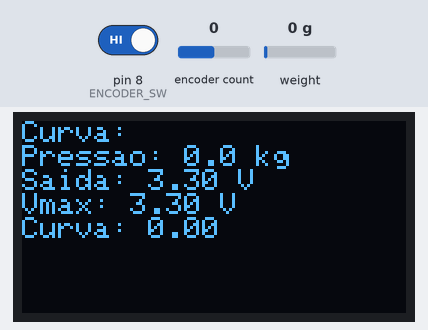
The sketch below on a simulated Arduino Nano, built with avr-gcc and run on an emulated ATmega328P. Shown: 128×64 one-colour display. The inputs (shaded band) are chosen by the test bench; at power-on: encoder count 0, pin 8 (ENCODER_SW) HIGH, weight on the scale 0 g. What the sketch prints to the serial monitor is not drawn.

Above: at 1.2 s.
1.3 s: encoder count set to 1
At 1.9 s:
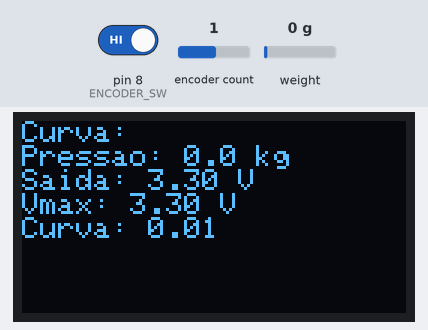
2.8 s: pin 8 (ENCODER_SW) driven LOW
At 3.6 s:
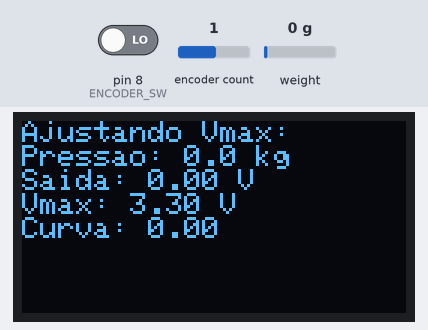
4.6 s: encoder count set to 0
At 5.7 s:
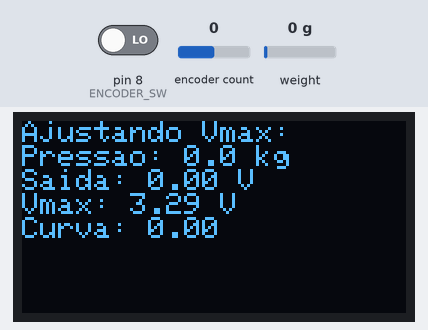
6.1 s: encoder count set to -1
At 16.7 s:
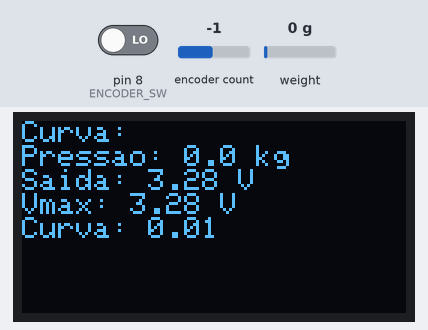
Timing chart, 0 to 17.8 s (numbered marks = the images above; inputs shaded):
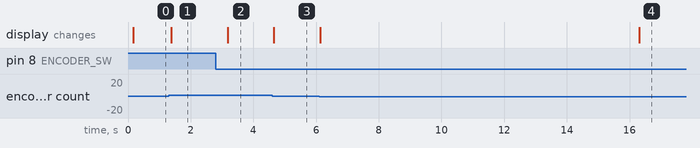

Measured:
- after the input at 1.3 s, the display: changes after 0.07 s (image 1)
- after the input at 2.8 s, the display: changes after 0.38 s (image 2)
- after the input at 4.6 s, the display: changes at once (image 3)
- after the input at 6.1 s, the display: first changes at once (image 4 shows a later state)

The sketch:

G29BS_V1_004.ino
```cpp
/*
   Versão: v1.004 com Rotary Encoder para Ajustes
   Autor: Renato Brant
   Data: 2024

   Alterações nesta versão:
   1. Substituição dos potenciômetros por rotary encoder (CLK: D9, DT: D10, SW: D8).
   2. Ajuste da inclinação da curva ao girar o encoder.
   3. Modo de configuração para ajustar o nível zero (Vmax) ao pressionar o botão do encoder.
   4. Retorno automático ao modo normal após 10 segundos de inatividade no modo de configuração.
*/

#include <Wire.h>              // Biblioteca para comunicação I2C
#include <Adafruit_MCP4725.h>  // Biblioteca para o MCP4725 DAC
#include <HX711.h>             // Biblioteca para o HX711
#include <Adafruit_GFX.h>      // Biblioteca para gráficos na tela OLED
#include <Adafruit_SSD1306.h>  // Biblioteca para display OLED SSD1306
#include <Encoder.h>           // Biblioteca para o Rotary Encoder

// Definições dos pinos para o HX711, encoder e OLED
#define DT_PIN 5
#define SCK_PIN 4
#define ENCODER_CLK 9
#define ENCODER_DT 10
#define ENCODER_SW 8
#define OLED_RESET -1          // Reset do display OLED, não necessário no Nano

// Configuração do HX711
HX711 scale;
const float CALIBRATION_FACTOR = -44.765419; // Fator de calibração da célula de carga
const long OFFSET = 1877599;                 // Offset inicial para zero

// Configuração do MCP4725
Adafruit_MCP4725 dac;
const int MCP4725_I2C_ADDRESS = 0x60; // Endereço padrão I2C do MCP4725

// Configuração do display OLED
Adafruit_SSD1306 display(128, 64, &Wire, OLED_RESET);
const int GRAPH_WIDTH = 122;      // Largura do gráfico ajustada (em pixels)
const int GRAPH_HEIGHT = 64;      // Altura do gráfico (em pixels)
const float MIN_VOLTAGE = 1.47;   // Tensão mínima fixa para o MCP4725 (pedal pressionado)

// Configuração do Rotary Encoder
Encoder encoder(ENCODER_CLK, ENCODER_DT);
int lastEncoderPosition = 0;
bool encoderPressed = false;

// Parâmetros ajustáveis
float maxVoltage = 3.3;           // Nível zero inicial (Vmax)
float curveFactor = 0.0;          // Inclinação da curva inicial

// Estado do sistema
enum State {
  NORMAL_MODE,
  CONFIG_VMAX
};
State currentState = NORMAL_MODE;

unsigned long lastInteraction = 0; // Para monitorar inatividade
const unsigned long INACTIVITY_TIMEOUT = 10000; // 10 segundos de inatividade

float previousPressure = 0; // Para evitar atualizações redundantes no DAC

void setup() {
  Serial.begin(9600);

  pinMode(ENCODER_SW, INPUT_PULLUP); // Configura o botão do rotary encoder

  scale.begin(DT_PIN, SCK_PIN);
  scale.set_offset(OFFSET);
  scale.set_scale(CALIBRATION_FACTOR);

  dac.begin(MCP4725_I2C_ADDRESS); // Inicializa o MCP4725
  display.begin(SSD1306_SWITCHCAPVCC, 0x3C); // Inicializa o display OLED
  display.clearDisplay();
  display.setTextSize(1);
  display.setTextColor(WHITE);

  Serial.println("Sistema inicializado com MCP4725 e display OLED configurado.");
}

void loop() {
  // Verifica o estado atual do sistema
  if (currentState == CONFIG_VMAX) {
    configureMaxVoltage();
  } else {
    normalOperation();
  }
}

// Operação normal (ajuste da inclinação da curva)
void normalOperation() {
  // Leitura direta da pressão do pedal em kg
  float pressure = scale.get_units() / 1000.0; // Conversão para kg

  // Ajusta a inclinação da curva com o rotary encoder
  int encoderPosition = encoder.read() / 4; // Sensibilidade ajustada
  if (encoderPosition != lastEncoderPosition) {
    curveFactor += (encoderPosition - lastEncoderPosition) * 0.01;
    curveFactor = constrain(curveFactor, -1.0, 1.0); // Limita o valor entre -1 e 1
    lastEncoderPosition = encoderPosition;
    lastInteraction = millis(); // Reseta o temporizador de inatividade
  }

  // Detecta o pressionamento do botão para alternar para o modo de configuração
  if (digitalRead(ENCODER_SW) == LOW) {
    if (!encoderPressed) {
      encoderPressed = true;
      currentState = CONFIG_VMAX; // Entra no modo de configuração
      lastInteraction = millis(); // Reseta o temporizador de inatividade
      delay(300); // Previne múltiplos acionamentos
    }
  } else {
    encoderPressed = false;
  }

  // Normaliza a pressão e aplica a curva de resposta
  float normalizedPressure = pressure / 50.0; // Considera pressão máxima de 50 kg
  normalizedPressure = constrain(normalizedPressure, 0.0, 1.0); // Limita de 0 a 1

  float adjustedPressure;
  if (curveFactor > 0) {
    adjustedPressure = normalizedPressure * (1 + curveFactor);
  } else if (curveFactor < 0) {
    adjustedPressure = normalizedPressure / (1 - curveFactor);
  } else {
    adjustedPressure = normalizedPressure;
  }

  adjustedPressure = constrain(adjustedPressure, 0.0, 1.0);

  // Calcula a tensão de saída com base nos limites configurados
  float outputVoltage = MIN_VOLTAGE + (1.0 - adjustedPressure) * (maxVoltage - MIN_VOLTAGE);

  // Atualiza o DAC apenas se a pressão mudou significativamente
  if (abs(pressure - previousPressure) > 0.01) {
    uint16_t dacOutput = (uint16_t)((outputVoltage / 3.3) * 4095); // Conversão para 12 bits
    dac.setVoltage(dacOutput, false); // Envia ao DAC
    previousPressure = pressure;
  }

  // Atualiza o display OLED
  updateDisplay(pressure, outputVoltage, maxVoltage, curveFactor, normalizedPressure, "Curva:");
}

// Configuração do nível zero (Vmax)
void configureMaxVoltage() {
  int encoderPosition = encoder.read() / 4; // Sensibilidade ajustada
  if (encoderPosition != lastEncoderPosition) {
    maxVoltage += (encoderPosition - lastEncoderPosition) * 0.01; // Incrementa em 0.01V por passo
    maxVoltage = constrain(maxVoltage, 2.5, 3.3); // Limita entre 2.5V e 3.3V
    lastEncoderPosition = encoderPosition;
    lastInteraction = millis(); // Reseta o temporizador de inatividade
  }

  // Detecta o pressionamento do botão para voltar ao modo normal
  if (digitalRead(ENCODER_SW) == LOW) {
    if (!encoderPressed) {
      encoderPressed = true;
      currentState = NORMAL_MODE; // Retorna ao modo normal
      delay(300); // Previne múltiplos acionamentos
    }
  } else {
    encoderPressed = false;
  }

  // Retorna ao modo normal após 10 segundos de inatividade
  if (millis() - lastInteraction > INACTIVITY_TIMEOUT) {
    currentState = NORMAL_MODE;
  }

  // Atualiza o display OLED
  updateDisplay(0, 0, maxVoltage, 0, 0, "Ajustando Vmax:");
}

// Atualiza o display OLED
void updateDisplay(float pressure, float voltage, float maxVoltage, float curveFactor, float normalizedPressure, const char *status) {
  display.clearDisplay();
  display.setCursor(0, 0);

  display.println(status);
  display.print("Pressao: ");
  display.print(pressure, 1);
  display.println(" kg");

  display.print("Saida: ");
  display.print(voltage, 2);
  display.println(" V");

  display.print("Vmax: ");
  display.print(maxVoltage, 2);
  display.println(" V");

  display.print("Curva: ");
  display.print(curveFactor, 2);

  display.display();
}
```
